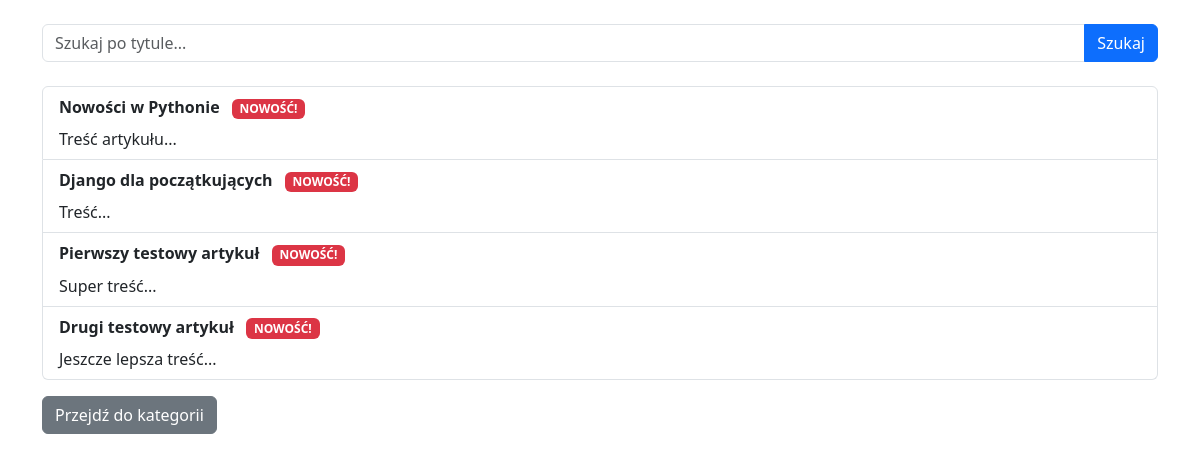
The app's page /articles/ with its own data.
### articles/models.py (models this page shows, shortened)
class Article(models.Model):
    title = models.CharField(max_length=200)
    content = models.TextField()
    category = models.ForeignKey(Category, on_delete=models.CASCADE, null=True)
    is_published = models.BooleanField(default=True)
    created_at = models.DateTimeField(auto_now_add=True)

### articles/views.py (the view)
# urls.py: path('articles/', article_list_view, name='article-list'),
def article_list_view(request):
    articles = Article.objects.filter(is_published=True)
    query = request.GET.get('q')
    if query:
        articles = articles.filter(title__icontains=query)
    three_days_ago = timezone.now() - timedelta(days=3)
    context = {
        'articles': articles,
        'three_days_ago': three_days_ago,
        'search_query': query # Przekazujemy zapytanie do szablonu, aby zapamiętać wpisany tekst w polu
    }
    return render(request, 'articles/article_list.html', context)

### articles/templates/articles/article_list.html (shortened to what this page needs)
{% extends "base.html" %}
{% block content %}
    <form method="GET" action="" class="mt-4 mb-4">
        <div class="input-group">
            <input type="text" name="q" class="form-control" placeholder="Szukaj po tytule..." value="{{ search_query|default_if_none:'' }}">
            <button class="btn btn-primary" type="submit">Szukaj</button>
        </div>
    </form>
    <ul class="list-group">
        {% for article in articles %}
            <li class="list-group-item">
                <strong>{{ article.title }}</strong>
                {% if article.created_at >= three_days_ago %}
                    <span class="badge bg-danger ms-2">NOWOŚĆ!</span>
                {% endif %}
                <p class="mb-0 mt-2">{{ article.content|truncatewords:10 }}</p>
            </li>
        {% empty %}
            <li class="list-group-item">Brak artykułów do wyświetlenia.</li>
        {% endfor %}
    </ul>
    <a href="/categories/" class="btn btn-secondary mt-3">Przejdź do kategorii</a>
{% endblock %}

### templates/base.html (shortened to what this page needs)
<!DOCTYPE html>
<html>
<head>
    <link href="https://cdn.jsdelivr.net/npm/bootstrap@5.3.0/dist/css/bootstrap.min.css" rel="stylesheet">
</head>
<body class="container mt-4">
    {% block content %}
    {% endblock %}
</body>
</html>

### records on screen
Article: title "Nowości w Pythonie", shows "NOWOŚĆ!", content "Treść artykułu..."
Article: title "Django dla początkujących", shows "NOWOŚĆ!", content "Treść..."
Article: title "Pierwszy testowy artykuł", shows "NOWOŚĆ!", content "Super treść..."
Article: title "Drugi testowy artykuł", shows "NOWOŚĆ!", content "Jeszcze lepsza treść..."
